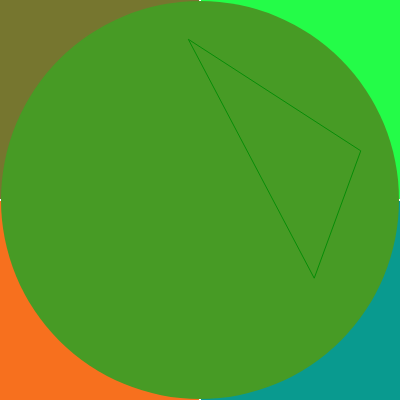
Frame 1 (no input)
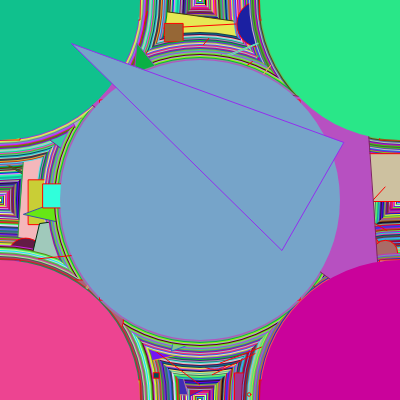
Frame 60 (no input)
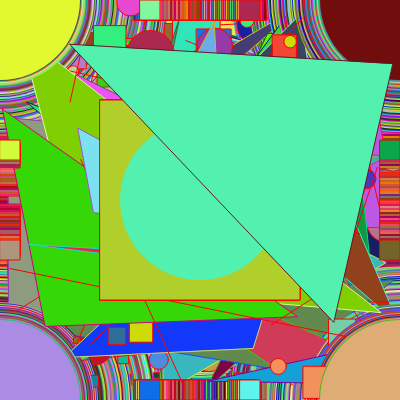
Frame 120 (the mouse pressed at the canvas centre since frame 60)

The p5.js sketch that drew these frames (run headless with seeded random() and noise() and a simulated clock; from frame 60 on, the mouse is pressed at the canvas centre):

// p5.js sketch
// ── sketch.js
var a = 0;
var b = 0;
var c = 0;
function setup() {
  createCanvas(400, 400);
  //frameRate(3)
}

function draw() {
  if (a >= 380) {
    a = 0;
  }
  if (b >= 850) {
    b = 0;
  }
  stroke("red");
  a = a + 2;
  b = b + 2;
 // c = c + 0;
  fill(random(255), random(255), random(255));
  rect(random(400), random(400), random(50) + c);
  ellipse(random(400), random(400), random(50) + c);
  line(random(400) + c, random(400), random(400), random(400));
  rect(0 + a, 0, 20);
  fill(random(255), random(255), random(255));
  rect(0, 0 + a, 20);
  fill(random(255), random(255), random(255));
  rect(0 + a, 0 + a, 20);
  fill(random(255), random(255), random(255));
  rect(380 - a, 0, 20);
  fill(random(255), random(255), random(255));
  rect(380, 0 + a, 20);
  fill(random(255), random(255), random(255));
  rect(380 - a, 0 + a, 20);
  fill(random(255), random(255), random(255));
  rect(0 + a, 380, 20);
  fill(random(255), random(255), random(255));
  rect(0, 380 - a, 20);
  fill(random(255), random(255), random(255));
  rect(0 + a, 380 - a, 20);
  fill(random(255), random(255), random(255));
  rect(380 - a, 380, 20);
  fill(random(255), random(255), random(255));
  rect(380 - a, 380 - a, 20);
  fill(random(255), random(255), random(255));
  rect(380, 380 - a, 20);
  fill(random(255), random(255), random(255));
  rect(100, 100, 200);
  noStroke();
  fill(random(255), random(255), random(255));
  ellipse(0, 0, -400 + b);
  fill(random(255), random(255), random(255));
  ellipse(400, 0, -400 + b);
  fill(random(255), random(255), random(255));
  ellipse(0, 400, -400 + b);
  fill(random(255), random(255), random(255));
  ellipse(400, 400, -400 + b);
  fill(random(255), random(255), random(255));
  ellipse(200, 200, -400 + b);
  stroke(random(255), random(255), random(255));
  triangle(
    random(400),
    random(400),
    random(400),
    random(400),
    random(400),
    random(400)
  );
}
